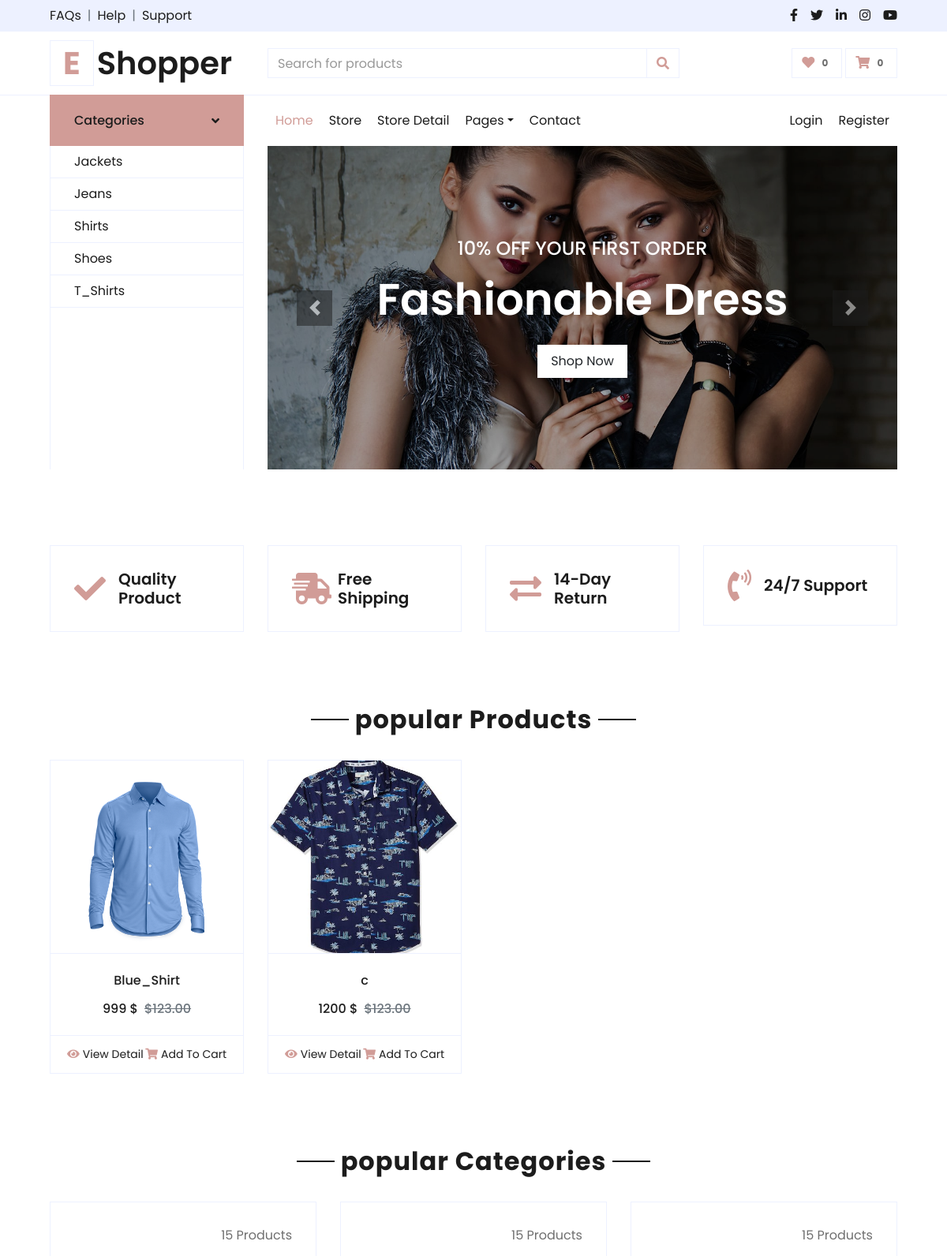
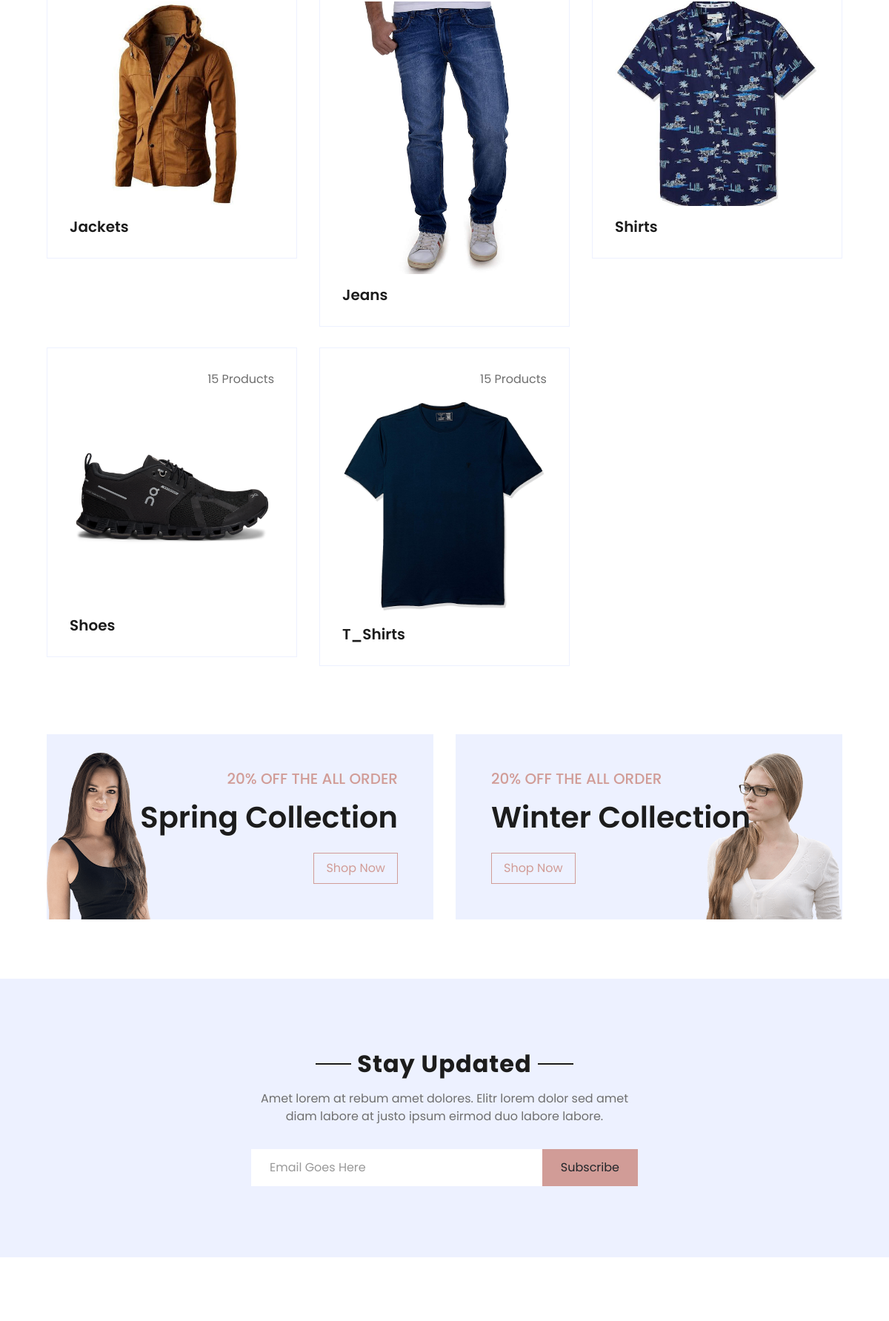
/?id=3 (upper part), run on the app's committed database (2 pictures, top to bottom).
### category/models.py (models this page shows, shortened)
class Category(models.Model):
    category_name = models.CharField(max_length=50, unique=True)
    slug = models.SlugField(max_length=100, unique=True)
    description = models.TextField(max_length=255, blank=True)
    cat_image = models.ImageField(
        upload_to='media/category/images', blank=True)
    created_at = models.DateTimeField(default=datetime.datetime.now())
    updated_at = models.DateTimeField(auto_now=True)
    class Meta:
        verbose_name = 'category'
        verbose_name_plural = 'Categories'

### store/models.py (models this page shows, shortened)
class Product(models.Model):
    product_name = models.CharField(max_length=200, unique=True)
    slug = models.SlugField(max_length=200, unique=True)
    category = models.ForeignKey(Category, on_delete=models.CASCADE)
    description = models.TextField(max_length=500, blank=True)
    price = models.IntegerField()
    image = models.ImageField(upload_to="media/products/images/")
    stock = models.IntegerField()
    is_available = models.BooleanField(default=True)
    created_at = models.DateTimeField(auto_now_add=True)
    modified_date = models.DateTimeField(auto_now=True)
    def __str__(self):
        return self.product_name + '  ' + str(self.price)+''
    @staticmethod
    def get_all__products__id(id):
        return Product.objects.filter(category=id)

### baseapp/views.py (the view)
# urls.py: path('', index, name= 'homepage'),
def index(request):
    id=request.GET.get("id")
    if id:
        prod = Product.get_all__products__id(id)
    else:
        prod = Product.get_all__products(request).filter(is_available=True)
    ctrs=Category.objects.all()
    print(prod)
    context = {
        "category": ctrs,
        "products": prod,
    }
    return render(request, 'baseapp/index.html', context)

### carts/context_processors.py (called while the page is built)
def counter(request):
    cart_count = 0
    if 'admin'in request.path:
        return {}
    else:
        try:
            cart = CartModel.objects.filter(cart_id= _cart_id(request))
            cart_items = CartItem.objects.all().filter(cart=cart[:1])
            for cart_item in cart_items:
                cart_count += cart_item.quantity
        except CartModel.DoesNotExist:
            cart_count = 0
    return dict(cart_count=cart_count)

### carts/views.py (called while the page is built)
def _cart_id(request):
    cart = request.session.session_key
    if not cart:        # agr phly se session na ho ho session bna lay gay
        cart = request.session.create()
    return cart

### category/context_processors.py (called while the page is built)
def menu_links(request):
    links = Category.objects.all()
    return dict(links=links)

### baseapp/templates/baseapp/index.html (shortened to what this page needs)
{% extends "baseapp/base.html" %}
{% load static %}
{% block content %}
     <div class="container-fluid pt-5">
        <div class="text-center mb-4">
            <h2 class="section-title px-5"><span class="px-2">popular Products</span></h2>
        </div>
        <div class="row px-xl-5 pb-3"> {% for prod in products%}
            <div class="col-lg-3 col-md-6 col-sm-12 pb-1">
                <div class="card product-item border-0 mb-4">
                    <div class="card-header product-img position-relative overflow-hidden bg-transparent border p-0">
                        <img class="img-fluid w-100" src = " {{prod.image.url}}" alt="">
                    </div>
                    <div class="card-body border-left border-right text-center p-0 pt-4 pb-3">
                        <h6 class="text-truncate mb-3">{{prod.product_name}}</h6>
                        <div class="d-flex justify-content-center">
                            <h6>{{prod.price}} $</h6><h6 class="text-muted ml-2"><del>$123.00</del></h6>
                        </div>
                    </div>
                    <div class="card-footer d-flex justify-content-between bg-light border">
                        <a href="" class="btn btn-sm text-dark p-0"><i class="fas fa-eye text-primary mr-1"></i>View Detail</a>
                        <a href="" class="btn btn-sm text-dark p-0"><i class="fas fa-shopping-cart text-primary mr-1"></i>Add To Cart</a>
                    </div>
                </div>
            </div>{% endfor %}
        </div>
    </div>
    <div class="container-fluid pt-5">
        <div class="text-center mb-4">
            <h2 class="section-title px-5"><span class="px-2">popular Categories</span></h2>
        </div>
        <div class="row px-xl-5 pb-3">
             {% for ctrs in category %}
            <div class="col-lg-4 col-md-6 pb-1">
                <div class="cat-item d-flex flex-column border mb-4" style="padding: 30px;">
                    <p class="text-right">15 Products</p>
                    <a href="" class="cat-img position-relative overflow-hidden mb-3">
                        <img class="img-fluid" src = "{{ctrs.cat_image.url}}" alt="">
                    </a>
                    <h5 class="font-weight-semi-bold m-0">{{ctrs.category_name}}</h5>
                </div>
            </div>
            {% endfor%}
        </div>
    </div>
    <div class="container-fluid offer pt-5">
        <div class="row px-xl-5">
            <div class="col-md-6 pb-4">
                <div class="position-relative bg-secondary text-center text-md-right text-white mb-2 py-5 px-5">
                    <img src = " {% static 'img/offer-1.png' %} " alt="">
                    <div class="position-relative" style="z-index: 1;">
                        <h5 class="text-uppercase text-primary mb-3">20% off the all order</h5>
                        <h1 class="mb-4 font-weight-semi-bold">Spring Collection</h1>
                        <a href="" class="btn btn-outline-primary py-md-2 px-md-3">Shop Now</a>
                    </div>
                </div>
            </div>
            <div class="col-md-6 pb-4">
                <div class="position-relative bg-secondary text-center text-md-left text-white mb-2 py-5 px-5">
                    <img src = " {% static 'img/offer-2.png' %} " alt="">
                    <div class="position-relative" style="z-index: 1;">
                        <h5 class="text-uppercase text-primary mb-3">20% off the all order</h5>
                        <h1 class="mb-4 font-weight-semi-bold">Winter Collection</h1>
                        <a href="" class="btn btn-outline-primary py-md-2 px-md-3">Shop Now</a>
                    </div>
                </div>
            </div>
        </div>
    </div>
    <div class="container-fluid bg-secondary my-5">
        <div class="row justify-content-md-center py-5 px-xl-5">
            <div class="col-md-6 col-12 py-5">
                <div class="text-center mb-2 pb-2">
                    <h2 class="section-title px-5 mb-3"><span class="bg-secondary px-2">Stay Updated</span></h2>
                    <p>Amet lorem at rebum amet dolores. Elitr lorem dolor sed amet diam labore at justo ipsum eirmod duo labore labore.</p>
                </div>
                <form action="">
                    <div class="input-group">
                        <input type="text" class="form-control border-white p-4" placeholder="Email Goes Here">
                        <div class="input-group-append">
                            <button class="btn btn-primary px-4">Subscribe</button>
                        </div>
                    </div>
                </form>
            </div>
        </div>
    </div>
    <div class="container-fluid pt-5">
    </div>
{% endblock %}

### baseapp/templates/baseapp/sidenavbar.html (shortened to what this page needs)
 {% load static %}
 <div class="row border-top px-xl-5">
            <div class="col-lg-3 d-none d-lg-block">
                <a class="btn shadow-none d-flex align-items-center justify-content-between bg-primary text-white w-100" data-toggle="collapse" href="#navbar-vertical" style="height: 65px; margin-top: -1px; padding: 0 30px;">
                    <h6 class="m-0">Categories</h6>
                    <i class="fa fa-angle-down text-dark"></i>
                </a>
                <nav class="collapse show navbar navbar-vertical navbar-light align-items-start p-0 border border-top-0 border-bottom-0" id="navbar-vertical">
                    <div class="navbar-nav w-100 overflow-hidden" style="height: 410px">
                        {% for ctr in links %}
                          <a href="/?id={{ctr.id}}" class="nav-item nav-link">{{ctr.category_name}}</a>
                       {% endfor%}
                    </div>
                </nav>
            </div>
            <div class="col-lg-9">
                <nav class="navbar navbar-expand-lg bg-light navbar-light py-3 py-lg-0 px-0">
                    <div class="collapse navbar-collapse justify-content-between" id="navbarCollapse">
                        <div class="navbar-nav mr-auto py-0">
                            <a href="{% url 'homepage' %}" class="nav-item nav-link active">Home</a>
                            <a href="{% url 'store_homepage' %}" class="nav-item nav-link">Store</a>
                            <a href="{% url 'store_detailpage' %}" class="nav-item nav-link">Store Detail</a>
                            <div class="nav-item dropdown">
                                <a href="#" class="nav-link dropdown-toggle" data-toggle="dropdown">Pages</a>
                            </div>
                            <a href="contact.html" class="nav-item nav-link">Contact</a>
                        </div>
                        <div class="navbar-nav ml-auto py-0">
                            <a href="{% url 'loginpage' %}" class="nav-item nav-link">Login</a>
                            <a href="{% url 'register' %}" class="nav-item nav-link">Register</a>
                        </div>
                    </div>
                </nav>
                <div id="header-carousel" class="carousel slide" data-ride="carousel">
                    <div class="carousel-inner">
                        <div class="carousel-item active" style="height: 410px;">
                            <img class="img-fluid" src=" {% static 'img/carousel-1.jpg' %}" alt="Image">
                            <div class="carousel-caption d-flex flex-column align-items-center justify-content-center">
                                <div class="p-3" style="max-width: 700px;">
                                    <h4 class="text-light text-uppercase font-weight-medium mb-3">10% Off Your First Order</h4>
                                    <h3 class="display-4 text-white font-weight-semi-bold mb-4">Fashionable Dress</h3>
                                    <a href="" class="btn btn-light py-2 px-3">Shop Now</a>
                                </div>
                            </div>
                        </div>
                    </div>
                    <a class="carousel-control-prev" href="#header-carousel" data-slide="prev">
                        <div class="btn btn-dark" style="width: 45px; height: 45px;">
                            <span class="carousel-control-prev-icon mb-n2"></span>
                        </div>
                    </a>
                    <a class="carousel-control-next" href="#header-carousel" data-slide="next">
                        <div class="btn btn-dark" style="width: 45px; height: 45px;">
                            <span class="carousel-control-next-icon mb-n2"></span>
                        </div>
                    </a>
                </div>
            </div>
        </div>

### data on the page
Category: category_name "Jackets", cat_image (picture)
Category: category_name "Jeans", cat_image (picture)
Category: category_name "Shirts", cat_image (picture)
Category: category_name "Shoes", cat_image (picture)
Category: category_name "T_Shirts", cat_image (picture)
Product: image (picture), product_name "Blue_Shirt", price "999"
Product: image (picture), product_name "c", price "1200"
